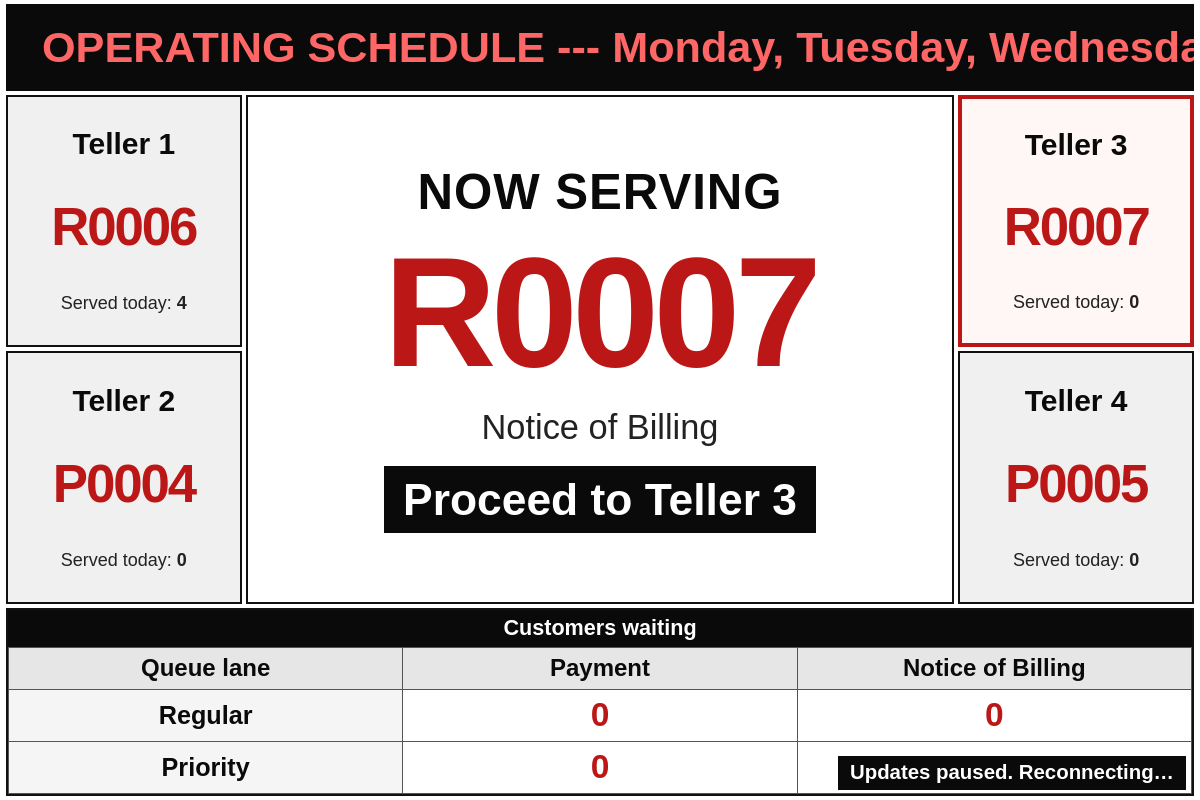
The page /php/monitor_display.php on the database its author committed.
### tables this page shows
CREATE TABLE `queue_tickets` (
  `ticket_id` int(11) NOT NULL,
  `ticket_number` varchar(20) NOT NULL,
  `service_id` int(11) NOT NULL,
  `customer_id` int(11) DEFAULT NULL,
  `customer_name` varchar(100) DEFAULT NULL,
  `status` enum('waiting','in_progress','completed','cancelled','skipped') DEFAULT 'waiting',
  `priority` enum('low','normal','high') DEFAULT 'normal',
  `created_at` timestamp NOT NULL DEFAULT current_timestamp(),
  `called_at` timestamp NULL DEFAULT NULL,
  `completed_at` timestamp NULL DEFAULT NULL,
  `assigned_user_id` int(11) DEFAULT NULL,
  `customer_type` enum('regular','pwd') NOT NULL DEFAULT 'regular'
);

CREATE TABLE `services` (
  `service_id` int(11) NOT NULL,
  `service_name` varchar(100) NOT NULL,
  `is_active` tinyint(1) DEFAULT 1
);

### php/monitor_display.php (the view, shortened to what this page needs)
<?php
require_once __DIR__ . '/../includes/db_connection.php';
$sql = "
SELECT
    u.user_id,
    COUNT(qt.ticket_id) AS served_count
FROM users u
LEFT JOIN queue_tickets qt
    ON qt.assigned_user_id = u.user_id
    AND qt.status = 'completed'
    AND DATE(qt.completed_at) = CURDATE()
WHERE u.role_id = (SELECT role_id FROM roles WHERE role_name='Teller')
GROUP BY u.user_id
";
$stmt = $pdo->prepare($sql);
$stmt->execute();
$servedCounts = $stmt->fetchAll(PDO::FETCH_ASSOC);
$servedMap = [];
foreach ($servedCounts as $row) {
  $servedMap[$row['user_id']] = $row['served_count'];
}
function getQueueData($pdo)
{
  $data = [];
  try {
    $sql = "SELECT
  qt.ticket_number,
  qt.customer_type,
  s.service_name
                FROM queue_tickets qt
                JOIN services s ON qt.service_id = s.service_id
                WHERE qt.status = 'waiting'
                ORDER BY
                    CASE qt.priority
                        WHEN 'high' THEN 1
                        WHEN 'normal' THEN 2
                        WHEN 'low' THEN 3
                    END,
                    qt.created_at ASC";
    $stmt = $pdo->prepare($sql);
    $stmt->execute();
    $data['waiting'] = $stmt->fetchAll(PDO::FETCH_ASSOC);
    $sql = "SELECT qt.*, CONCAT(u.first_name,' ',u.last_name) as teller_name, s.service_name
                FROM queue_tickets qt
                JOIN services s ON qt.service_id = s.service_id
                LEFT JOIN users u ON qt.assigned_user_id = u.user_id
                WHERE qt.status = 'in_progress'
                ORDER BY qt.called_at ASC";
    $stmt = $pdo->prepare($sql);
    $stmt->execute();
    $data['serving'] = $stmt->fetchAll(PDO::FETCH_ASSOC);
if (count($data['serving']) > 0) {
    usort($data['serving'], function($a, $b) {
        return strtotime($b['called_at']) - strtotime($a['called_at']);
    });
    $data['now_serving'] = $data['serving'][0]['ticket_number'];
    $data['now_serving_teller'] = $data['serving'][0]['teller_name'] ?: "Teller " . $data['serving'][0]['assigned_user_id'];
    $data['now_serving_service'] = $data['serving'][0]['service_name'];
} else {
    $data['now_serving'] = '---';
    $data['now_serving_teller'] = '---';
    $data['now_serving_service'] = '---';
}
    $sql = "SELECT u.user_id, CONCAT(u.first_name,' ',u.last_name) as teller_name
                FROM users u
                WHERE u.role_id = (SELECT role_id FROM roles WHERE role_name='Teller')
                  AND u.is_active = 1
                ORDER BY u.user_id ASC
                LIMIT 4";
    $stmt = $pdo->prepare($sql);
    $stmt->execute();
    $data['tellers'] = $stmt->fetchAll(PDO::FETCH_ASSOC);
  } catch (PDOException $e) {
    error_log("Database error: " . $e->getMessage());
    return [
      'waiting' => [],
      'serving' => [],
      'now_serving' => '---',
      'now_serving_teller' => '---',
      'now_serving_service' => '---',
      'tellers' => []
    ];
  }
  return $data;
}
$queueData = getQueueData($pdo);
$tellerData = [];
foreach ($queueData['tellers'] as $teller) {
  $ticket = '---';
  $userId = $teller['user_id'];
  foreach ($queueData['serving'] as $serving) {
    if ($serving['assigned_user_id'] == $userId) {
      $ticket = $serving['ticket_number'];
      break;
    }
  }
  $tellerData[] = [
    'user_id' => $userId,
    'name'    => $teller['teller_name'],
    'ticket'  => $ticket,
    'count'   => $servedMap[$userId] ?? 0
  ];
}
$waitingRegularPayment = $waitingRegularBilling = 0;
$waitingSpecialPayment = $waitingSpecialBilling = 0;
function getOperatingSchedule($pdo)
{
  $schedule = [];
  try {
    $sql = "SELECT day_of_week, open_time, close_time, is_closed
                FROM operating_hours
                ORDER BY FIELD(day_of_week,'Monday','Tuesday','Wednesday','Thursday','Friday','Saturday','Sunday')";
    $stmt = $pdo->prepare($sql);
    $stmt->execute();
    $hours = $stmt->fetchAll(PDO::FETCH_ASSOC);
    $sql = "SELECT break_name, start_time, end_time
                FROM breaks_schedule
                WHERE is_active = 1
                ORDER BY start_time";
    $stmt = $pdo->prepare($sql);
    $stmt->execute();
    $breaks = $stmt->fetchAll(PDO::FETCH_ASSOC);
    $grouped_hours = [];
    foreach ($hours as $hour) {
      if (!$hour['is_closed'] && $hour['open_time'] && $hour['close_time']) {
        $key = $hour['open_time'] . '-' . $hour['close_time'];
        if (!isset($grouped_hours[$key])) {
          $grouped_hours[$key] = ['days' => [], 'open' => $hour['open_time'], 'close' => $hour['close_time']];
        }
        $grouped_hours[$key]['days'][] = $hour['day_of_week'];
      }
    }
    $schedule_text = "OPERATING SCHEDULE --- ";
    $hour_parts = [];
    foreach ($grouped_hours as $group) {
      $days = $group['days'];
      $day_range = count($days) == 1 ? $days[0] : implode(', ', $days);
      $hour_parts[] = $day_range . ' ' . date('g:iA', strtotime($group['open'])) . ' - ' . date('g:iA', strtotime($group['close']));
    }
    $schedule_text .= implode(' | ', $hour_parts);
    if (!empty($breaks)) {
      $schedule_text .= ' --- ';
      $break_parts = [];
      foreach ($breaks as $break) {
        $break_parts[] = $break['break_name'] . ' --- ' . date('g:iA', strtotime($break['start_time'])) . ' - ' . date('g:iA', strtotime($break['end_time']));
      }
      $schedule_text .= implode(' --- ', $break_parts);
    }
    $closed_days = array_filter($hours, fn($h) => $h['is_closed']);
    if (!empty($closed_days)) {
      $schedule_text .= ' --- CLOSED ON: ' . implode(', ', array_map(fn($h) => $h['day_of_week'], $closed_days));
    }
    $schedule['text'] = $schedule_text . ' --- ';
  } catch (PDOException $e) {
    error_log("Schedule error: " . $e->getMessage());
    $schedule['text'] = "OPERATING SCHEDULE --- Monday to Saturday 8:00AM - 5:00PM --- LUNCH BREAK --- 12:00PM - 1:00PM --- ";
  }
  return $schedule;
}
$schedule = getOperatingSchedule($pdo);
$headerMessages = [];
$headerMessages[] = $schedule['text'];
$headerText = implode(' --- ', $headerMessages) . ' --- ';
?>
<!DOCTYPE html>
<html lang="en">
<head>
  <link rel="stylesheet" href="../css/monitor_display.css">
</head>
<body>
<div id="monitorContent">
  <header class="header" aria-label="Announcements and operating schedule">
    <div class="marquee"><div class="marquee-track">
      <span><?php echo htmlspecialchars($headerText); ?></span>
    </div></div>
  </header>
  <main id="queueContent">
    <div class="main">
      <aside class="side" aria-label="Payment tellers">
      <section class="box<?php echo ($queueData['now_serving'] !== '---' && $tellerData[0]['ticket'] === $queueData['now_serving']) ? ' is-current' : ''; ?>" aria-label="<?php echo htmlspecialchars($tellerData[0]['name']); ?>">
        <h3><?php echo htmlspecialchars($tellerData[0]['name']); ?></h3>
        <div class="ticket-number"><?php echo htmlspecialchars($tellerData[0]['ticket']); ?></div>
        <p>Served today: <strong><?php echo (int) $tellerData[0]['count']; ?></strong></p>
      </section>
      <section class="box<?php echo ($queueData['now_serving'] !== '---' && $tellerData[1]['ticket'] === $queueData['now_serving']) ? ' is-current' : ''; ?>" aria-label="<?php echo htmlspecialchars($tellerData[1]['name']); ?>">
        <h3><?php echo htmlspecialchars($tellerData[1]['name']); ?></h3>
        <div class="ticket-number"><?php echo htmlspecialchars($tellerData[1]['ticket']); ?></div>
        <p>Served today: <strong><?php echo (int) $tellerData[1]['count']; ?></strong></p>
      </section>
      </aside>
      <section class="center<?php echo $queueData['now_serving'] === '---' ? ' is-idle' : ''; ?>" aria-label="Latest called ticket">
        <h1><?php echo $queueData['now_serving'] === '---' ? 'PLEASE WAIT' : 'NOW SERVING'; ?></h1>
        <div id="nowServing" class="main-ticket" data-called-at="<?php echo htmlspecialchars($queueData['serving'][0]['called_at'] ?? ''); ?>"><?php echo htmlspecialchars($queueData['now_serving']); ?></div>
        <div id="nowServiceType" class="service-type"><?php echo $queueData['now_serving_service'] !== '---' ? htmlspecialchars($queueData['now_serving_service']) : 'Your number will appear here when called'; ?></div>
        <h2 id="nowTeller" class="teller-destination" data-teller="<?php echo htmlspecialchars($queueData['now_serving_teller']); ?>"><?php echo $queueData['now_serving'] !== '---' ? 'Proceed to ' . htmlspecialchars($queueData['now_serving_teller']) : 'Please watch this screen'; ?></h2>
      </section>
      <aside class="side" aria-label="Notice of Billing tellers">
      <section class="box<?php echo ($queueData['now_serving'] !== '---' && $tellerData[2]['ticket'] === $queueData['now_serving']) ? ' is-current' : ''; ?>" aria-label="<?php echo htmlspecialchars($tellerData[2]['name']); ?>">
        <h3><?php echo htmlspecialchars($tellerData[2]['name']); ?></h3>
        <div class="ticket-number"><?php echo htmlspecialchars($tellerData[2]['ticket']); ?></div>
        <p>Served today: <strong><?php echo (int) $tellerData[2]['count']; ?></strong></p>
      </section>
      <section class="box<?php echo ($queueData['now_serving'] !== '---' && $tellerData[3]['ticket'] === $queueData['now_serving']) ? ' is-current' : ''; ?>" aria-label="<?php echo htmlspecialchars($tellerData[3]['name']); ?>">
        <h3><?php echo htmlspecialchars($tellerData[3]['name']); ?></h3>
        <div class="ticket-number"><?php echo htmlspecialchars($tellerData[3]['ticket']); ?></div>
        <p>Served today: <strong><?php echo (int) $tellerData[3]['count']; ?></strong></p>
      </section>
      </aside>
    </div>
    <section class="table-container" aria-label="Customers waiting by lane and service">
      <h2 id="waitingTitle" class="waiting-title">Customers waiting</h2>
      <table aria-labelledby="waitingTitle">
        <thead><tr><th scope="col">Queue lane</th><th scope="col">Payment</th><th scope="col">Notice of Billing</th></tr></thead>
        <tbody>
          <tr><th scope="row">Regular</th><td class="waiting-count"><?php echo $waitingRegularPayment; ?></td><td class="waiting-count"><?php echo $waitingRegularBilling; ?></td></tr>
          <tr><th scope="row">Priority</th><td class="waiting-count"><?php echo $waitingSpecialPayment; ?></td><td class="waiting-count"><?php echo $waitingSpecialBilling; ?></td></tr>
        </tbody>
      </table>
    </section>
  </main>
</div>
<div id="connectionStatus" role="status" hidden>Updates paused. Reconnecting…</div>
</body>
</html>

### css/monitor_display.css (style rules this page uses)
:root { color-scheme: light; --monitor-red: #bc1717; --monitor-black: #0a0a0a; }
* { box-sizing: border-box; }
html, body { width: 100%; height: 100%; margin: 0; overflow: hidden; background: #fff; color: #0a0a0a; font-family: Arial, Helvetica, sans-serif; }
#monitorContent { height: 100vh; height: 100dvh; width: 100%; display: grid; grid-template-rows: minmax(0, 11fr) minmax(0, 89fr); padding: .5vh .5vw; gap: .5vh; overflow: hidden; }
.header { min-width: 0; background: #0a0a0a; display: flex; align-items: center; overflow: hidden; }
.marquee { width: 100%; overflow: hidden; }
.marquee-track { display: flex; width: max-content; animation: marqueeScroll var(--marquee-duration, 80s) linear infinite; }
.marquee span { flex: 0 0 auto; font-size: min(3.6vw, 6.6vh, 80px); line-height: 1.15; font-weight: 700; color: #ff6666; white-space: nowrap; padding: 0 3vw; }
#queueContent { min-width: 0; min-height: 0; display: grid; grid-template-rows: minmax(0, 73fr) minmax(0, 27fr); gap: .5vh; }
.main { display: grid; grid-template-columns: minmax(0, 20fr) minmax(0, 60fr) minmax(0, 20fr); gap: .4vw; min-width: 0; min-height: 0; }
.side { min-width: 0; min-height: 0; display: grid; grid-template-rows: repeat(2, minmax(0, 1fr)); gap: .5vh; }
.box { min-width: 0; min-height: 0; background: #f0f0f0; border: 2px solid #111; padding: 1.5vh .7vw; display: flex; flex-direction: column; align-items: center; justify-content: space-around; text-align: center; }
.box.is-current { border: 4px solid var(--monitor-red); background: #fff6f6; }
.side h3 { margin: 0; font-size: min(2.5vw, 4.7vh, 60px); line-height: 1.15; font-weight: 700; overflow-wrap: anywhere; }
.ticket-number { font-size: min(4.4vw, 8vh, 105px); font-variant-numeric: tabular-nums; line-height: 1.1; font-weight: 800; color: var(--monitor-red); letter-spacing: -.04em; overflow-wrap: anywhere; }
.side p { margin: 0; font-size: min(1.5vw, 2.8vh, 34px); line-height: 1.2; color: #222; }
.center { min-width: 0; min-height: 0; border: 2px solid #111; background: #fff; text-align: center; display: flex; flex-direction: column; align-items: center; justify-content: center; padding: 2vh 1.5vw; gap: 1.7vh; }
.center h1 { margin: 0; font-size: min(4.1vw, 6.8vh, 96px); line-height: 1.05; font-weight: 800; letter-spacing: .02em; }
.main-ticket { width: 100%; font-size: min(13vw, 21vh, 300px); line-height: 1.05; font-variant-numeric: tabular-nums; font-weight: 900; letter-spacing: -.035em; color: var(--monitor-red); overflow-wrap: anywhere; }
.service-type { max-width: 100%; font-size: min(2.9vw, 4.3vh, 64px); line-height: 1.15; color: #222; }
.teller-destination { margin: .5vh 0 0; max-width: 100%; padding: 1vh 1.6vw; background: #0a0a0a; color: #fff; font-size: min(3.7vw, 5.8vh, 84px); line-height: 1.15; font-weight: 750; overflow-wrap: anywhere; }
.table-container { min-width: 0; min-height: 0; border: 2px solid #111; overflow: hidden; display: grid; grid-template-rows: minmax(0, 20fr) minmax(0, 80fr); }
table { width: 100%; height: 100%; table-layout: fixed; border-collapse: collapse; text-align: center; }
.waiting-title { margin: 0; display: grid; place-items: center; background: #0a0a0a; color: #fff; padding: .5vh; font-weight: 700; font-size: min(1.8vw, 3vh, 42px); line-height: 1.1; }
thead { height: 29%; }
th, td { border: 1px solid #555; padding: .3vh .7vw; font-size: min(2.1vw, 3.4vh, 48px); line-height: 1.1; }
thead th { background: #e6e6e6; font-size: min(2vw, 3.1vh, 44px); }
tbody th { font-weight: 600; background: #f5f5f5; }
.waiting-count { font-size: min(2.8vw, 4.3vh, 68px); font-weight: 800; color: var(--monitor-red); font-variant-numeric: tabular-nums; }
#connectionStatus { position: fixed; right: 1vw; bottom: 1vh; z-index: 10; max-width: 90vw; padding: .7vh 1vw; background: #0a0a0a; color: #fff; border: 2px solid #fff; font-size: min(1.7vw, 3vh); font-weight: 600; }

### rows shown on the page
queue_tickets: ticket_number "R0006"
queue_tickets: ticket_number "P0004"
queue_tickets: ticket_number "R0007"
services: service_name "Notice of Billing"
queue_tickets: ticket_number "P0005"

### other values the page prints
$headerText "OPERATING SCHEDULE --- Monday, Tuesday,…"
$tellerData[0]['name'] "Teller 1"
$tellerData[0]['count'] "4"
$tellerData[1]['name'] "Teller 2"
$tellerData[1]['count'] "0"
$queueData['now_serving_teller'] "Teller 3"
$tellerData[2]['name'] "Teller 3"
$tellerData[2]['count'] "0"
$tellerData[3]['name'] "Teller 4"
$tellerData[3]['count'] "0"
$waitingRegularPayment "0"
$waitingRegularBilling "0"
$waitingSpecialPayment "0"
